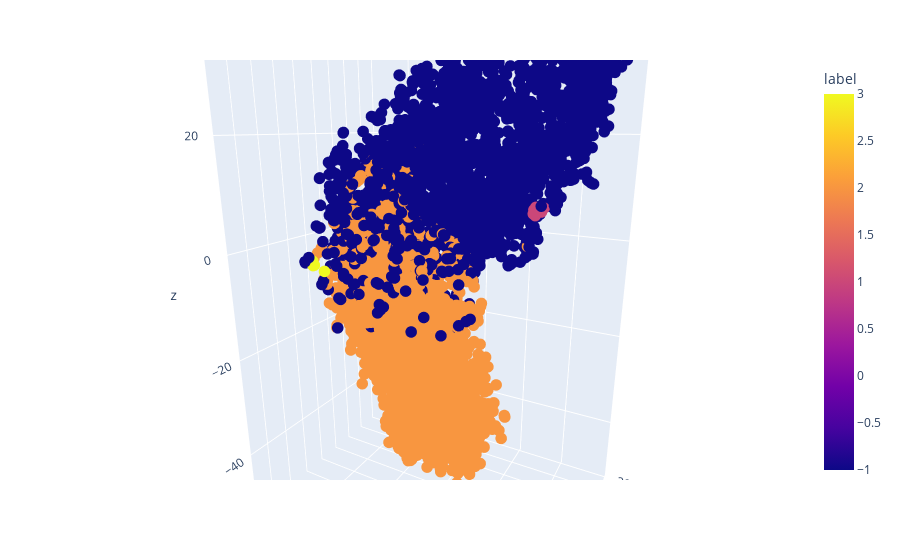

This figure's notebook cell:
### Code cell
fig = px.scatter_3d(
    p, x='x', y='y', z='z',hover_name="headline",
    color='label', labels={'color': 'species'}
)
fig.update_traces(marker_size=4)
fig.update_layout(
     height=800)
fig.show()

### Figure 1 — Plotly figure (JSON) as saved in the notebook; plotly's stock layout.template omitted (floating-point values rounded to 4 significant figures; data arrays with more than 128 entries replaced by an {"elided": "..."} marker saying what was removed)
{"data": [{"hovertemplate": "<b>%{hovertext}</b><br><br>x=%{x}<br>y=%{y}<br>z=%{z}<br>label=%{marker.color}<extra></extra>", "hovertext": {"elided": "5000 str values"}, "legendgroup": "", "marker": {"color": {"elided": "5000 int values"}, "coloraxis": "coloraxis", "size": 4, "symbol": "circle"}, "mode": "markers", "name": "", "scene": "scene", "showlegend": false, "type": "scatter3d", "x": {"elided": "5000 float values"}, "y": {"elided": "5000 float values"}, "z": {"elided": "5000 float values"}}], "layout": {"autosize": true, "coloraxis": {"colorbar": {"title": {"text": "label"}}, "colorscale": [[0, "#0d0887"], [0.1111, "#46039f"], [0.2222, "#7201a8"], [0.3333, "#9c179e"], [0.4444, "#bd3786"], [0.5556, "#d8576b"], [0.6667, "#ed7953"], [0.7778, "#fb9f3a"], [0.8889, "#fdca26"], [1, "#f0f921"]]}, "dragmode": "zoom", "legend": {"tracegroupgap": 0}, "margin": {"t": 60}, "scene": {"aspectmode": "auto", "aspectratio": {"x": 0.9263, "y": 0.7035, "z": 1.534}, "camera": {"center": {"x": 0, "y": 0, "z": 0}, "eye": {"x": 0.6772, "y": -1.245, "z": 0.4029}, "projection": {"type": "perspective"}, "up": {"x": 0.008302, "y": 0.0045, "z": 1.0}}, "domain": {"x": [0, 1], "y": [0, 1]}, "dragmode": "turntable", "xaxis": {"title": {"text": "x"}, "type": "linear"}, "yaxis": {"title": {"text": "y"}, "type": "linear"}, "zaxis": {"title": {"text": "z"}, "type": "linear"}}}}
